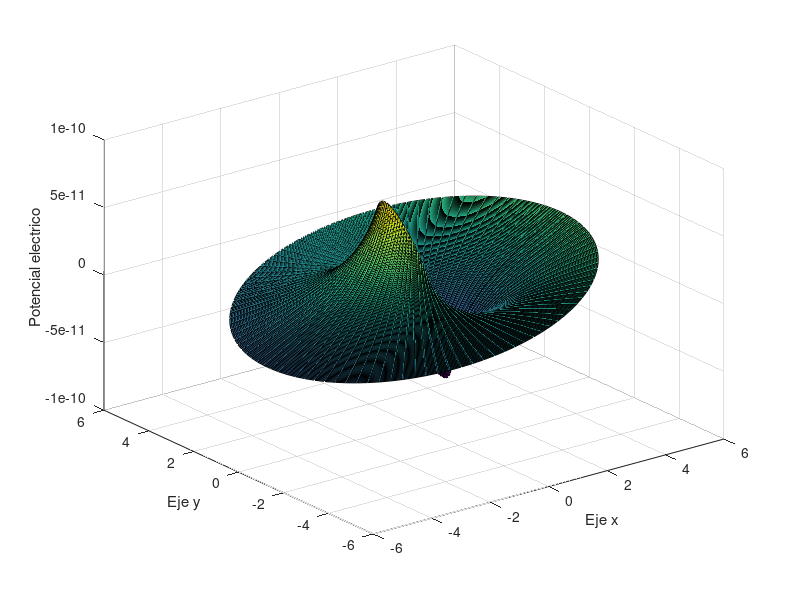

Here is the MATLAB script that generated this plot:
R=3;E0=(-1).*(8.854187817*10.^(-12));

t=linspace(0,2.*pi);
r=linspace(1,5);
[T,P]=meshgrid(t,r);
Potencial=E0.*P.*cos(T).*(((R./P).^2)-1);
[x,y,Z]=pol2cart(T,P,Potencial);

figure("name","Potencial electrico","NumberTitle","off")
surf(x,y,Z)
xlabel("Eje x")
ylabel("Eje y")
zlabel("Potencial electrico")
